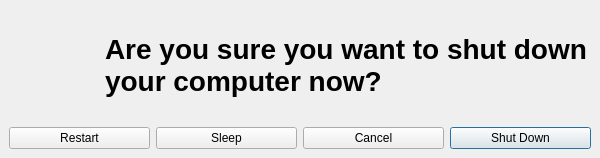
<?xml version="1.0" encoding="UTF-8"?>
<ui version="4.0">
 <class>shutdownosxtweak</class>
 <widget class="QMainWindow" name="shutdownosxtweak">
  <property name="geometry">
   <rect>
    <x>0</x>
    <y>0</y>
    <width>600</width>
    <height>158</height>
   </rect>
  </property>
  <property name="sizePolicy">
   <sizepolicy hsizetype="Fixed" vsizetype="Fixed">
    <horstretch>0</horstretch>
    <verstretch>0</verstretch>
   </sizepolicy>
  </property>
  <property name="minimumSize">
   <size>
    <width>600</width>
    <height>158</height>
   </size>
  </property>
  <property name="maximumSize">
   <size>
    <width>600</width>
    <height>158</height>
   </size>
  </property>
  <property name="windowTitle">
   <string>macOS Tweaks | Shutdown menu</string>
  </property>
  <property name="windowIcon">
   <iconset>
    <normaloff>powerbutton.png</normaloff>powerbutton.png</iconset>
  </property>
  <widget class="QWidget" name="centralwidget">
   <layout class="QVBoxLayout" name="verticalLayout">
    <item>
     <layout class="QHBoxLayout" name="horizontalLayout_2" stretch="1,4">
      <item>
       <widget class="QLabel" name="power_icon">
        <property name="sizePolicy">
         <sizepolicy hsizetype="Minimum" vsizetype="Minimum">
          <horstretch>0</horstretch>
          <verstretch>0</verstretch>
         </sizepolicy>
        </property>
        <property name="minimumSize">
         <size>
          <width>90</width>
          <height>90</height>
         </size>
        </property>
        <property name="maximumSize">
         <size>
          <width>90</width>
          <height>90</height>
         </size>
        </property>
        <property name="text">
         <string/>
        </property>
        <property name="pixmap">
         <pixmap>powerbutton.png</pixmap>
        </property>
        <property name="scaledContents">
         <bool>true</bool>
        </property>
        <property name="margin">
         <number>10</number>
        </property>
       </widget>
      </item>
      <item>
       <widget class="QLabel" name="user_description_area">
        <property name="font">
         <font>
          <pointsize>21</pointsize>
          <weight>75</weight>
          <bold>true</bold>
         </font>
        </property>
        <property name="text">
         <string>Are you sure you want to shut down your computer now?</string>
        </property>
        <property name="wordWrap">
         <bool>true</bool>
        </property>
       </widget>
      </item>
     </layout>
    </item>
    <item>
     <layout class="QHBoxLayout" name="horizontalLayout" stretch="1,1,1,1">
      <item>
       <widget class="QPushButton" name="btnRestart">
        <property name="text">
         <string>Restart</string>
        </property>
       </widget>
      </item>
      <item>
       <widget class="QPushButton" name="btnSleep">
        <property name="text">
         <string>Sleep</string>
        </property>
       </widget>
      </item>
      <item>
       <widget class="QPushButton" name="btnCancel">
        <property name="text">
         <string>Cancel</string>
        </property>
       </widget>
      </item>
      <item>
       <widget class="QPushButton" name="btnShutdown">
        <property name="text">
         <string>Shut Down</string>
        </property>
        <property name="autoDefault">
         <bool>true</bool>
        </property>
        <property name="default">
         <bool>true</bool>
        </property>
       </widget>
      </item>
     </layout>
    </item>
   </layout>
  </widget>
 </widget>
 <resources>
  <include location="resources.qrc"/>
 </resources>
 <connections>
  <connection>
   <sender>btnCancel</sender>
   <signal>released()</signal>
   <receiver>shutdownosxtweak</receiver>
   <slot>close()</slot>
   <hints>
    <hint type="sourcelabel">
     <x>372</x>
     <y>129</y>
    </hint>
    <hint type="destinationlabel">
     <x>299</x>
     <y>78</y>
    </hint>
   </hints>
  </connection>
 </connections>
</ui>
